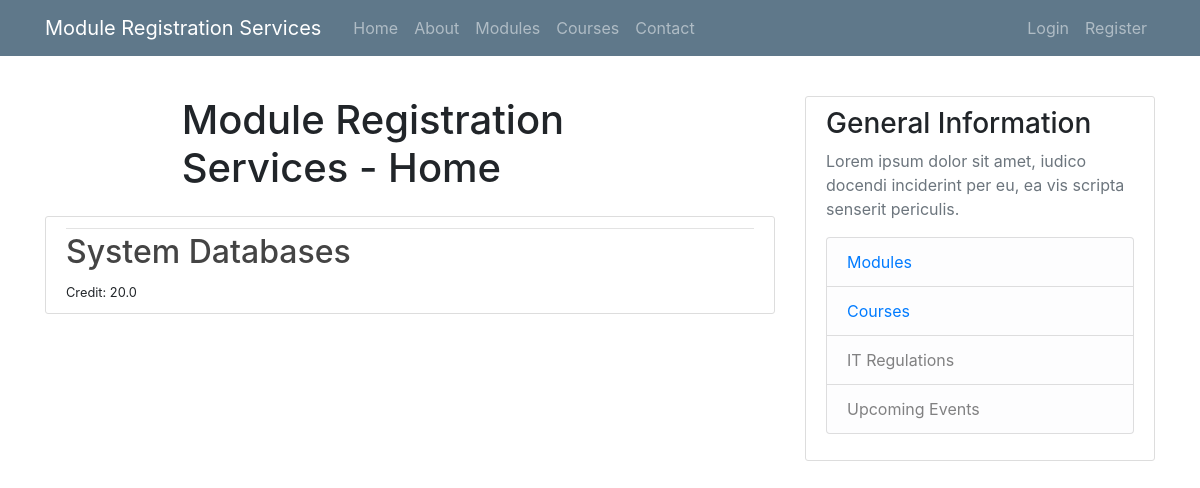
The page /modules on the database as committed earlier.
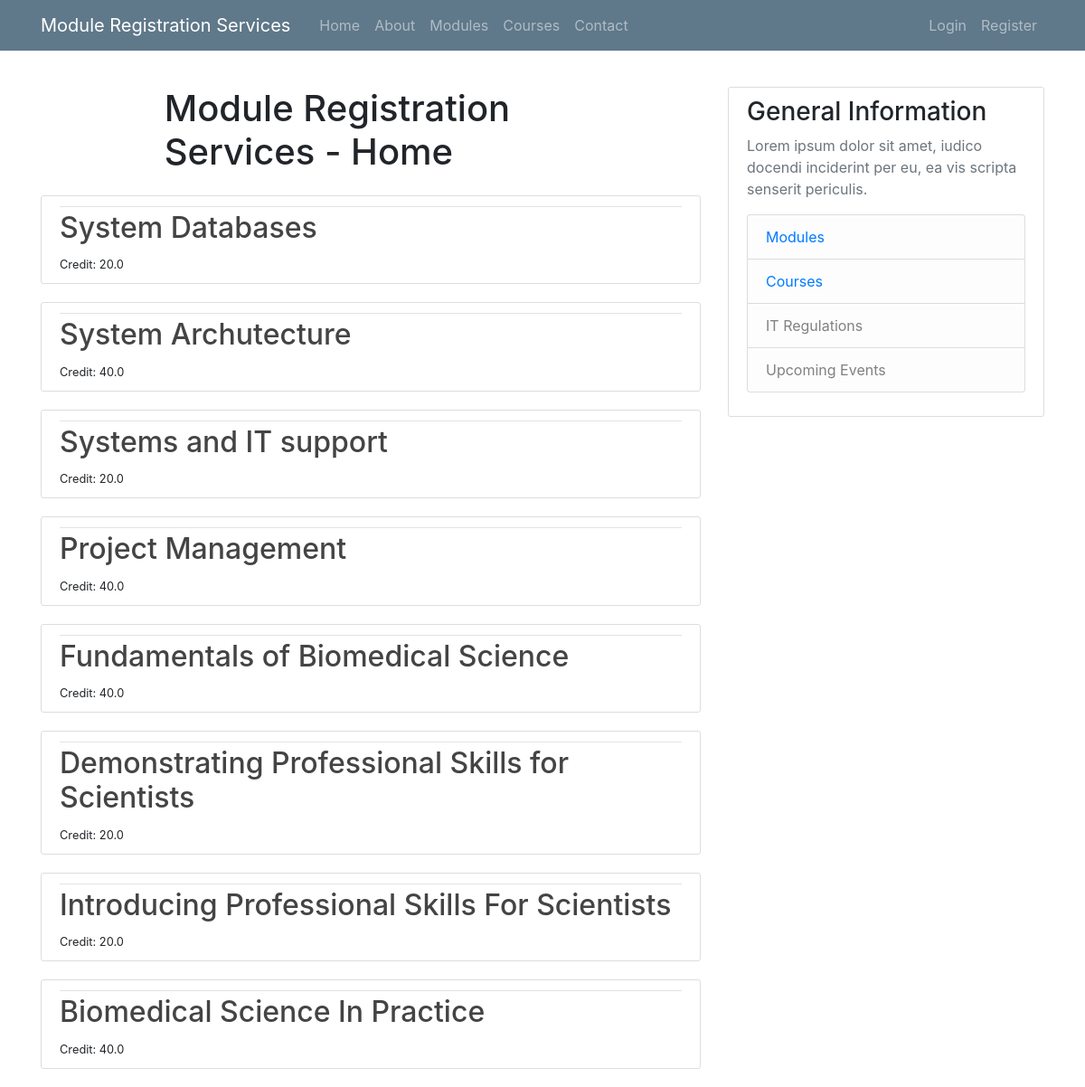
The same page on the database as committed later.
### mrreporting/models.py (models this page shows)
class Module(models.Model):
    name = models.CharField(max_length=255)
    code = models.CharField(max_length=10)
    credit = models.FloatField()
    category = models.CharField(max_length=100)
    description = models.TextField()
    availability = models.BooleanField(default=True)
    courses_allowed = models.ManyToManyField(Course, related_name='allowed_modules')
    def __str__(self):
        return self.name

### mrreporting/views.py (the view)
# urls.py: path('modules', views.module, name = 'modules'),
def module(request):
    module_pull = {'modules': Module.objects.all(), 'title': 'Module List'}
    return render(request, 'mrreporting/modules.html', module_pull)

### mrreporting/templates/mrreporting/modules.html
{% extends "mrreporting/base.html" %}
{% block content %}
<div class="container">
    <div class="row">
        <div class="col-lg-8 offset-md-2">
            <h1 class="mb-4">Module Registration Services - Home</h1>
        </div>
        </div>
        </div>
{% for Module in modules %}
<article class="media content-section">
    <div class="media-body">
    <div class="article-metadata">
    </div>
    <h2><a class="article-title" href="{% url 'mrreporting:module' code=Module.code %}">{{ Module }}</a></h2>
    <small class="mr-2">Credit: {{ Module.credit}}</small>
    </div>
    </article>
    {% endfor %}
{% endblock content %}

### mrreporting/templates/mrreporting/base.html (shortened to what this page needs)
{% load static %}
<!DOCTYPE html>
<html>
<head>
    <link rel="stylesheet" type="text/css" href="{% static 'css/styles.css' %}" />
    <link rel="stylesheet" href="https://cdn.jsdelivr.net/npm/bootstrap@4.0.0/dist/css/bootstrap.min.css"
>
</head>
<body>
    <div class="container">
        <header class="site-header">
            <nav class="navbar navbar-expand-md navbar-dark bg-steel fixed-top">
                <div class="container">
                    <a class="navbar-brand mr-4" href="#">Module Registration Services</a>
                    <div class="collapse navbar-collapse" id="navbarToggle">
                        <div class="navbar-nav mr-auto">
                            <a class="nav-item nav-link" href="{% url 'mrreporting:home' %}">Home</a>
                            <a class="nav-item nav-link" href="{% url 'mrreporting:about' %}">About</a>
                            <a class="nav-item nav-link" href="{% url 'mrreporting:modules' %}">Modules</a>
                            <a class="nav-item nav-link" href="{% url 'mrreporting:course' %}">Courses</a>
                            <a class="nav-item nav-link" href="{% url 'mrreporting:contact' %}">Contact</a>
                        </div>
                        <div class="navbar-nav">
                            {% if user.is_authenticated %}
                            <a class="nav-item nav-link" href="{% url 'mrreporting:logout' %}">Logout</a>
                            <a class="nav-item nav-link" href="{% url 'mrreporting:profile' %}">Profile</a>
                            <a class="nav-item nav-link" href="{% url 'mrreporting:my_registrations' %}">My Registrations</a>
                            {% else %}
                            <a class="nav-item nav-link" href="{% url 'mrreporting:login' %}">Login</a>
                            <a class="nav-item nav-link" href="{% url 'mrreporting:register'%}">Register</a>
                            {% endif %}
                        </div>
                    </div>
                </div>
            </nav>
        </header>
        <br></br>
        <br></br>
        <div class="row">
            <div class="col-md-8">
                {% block content %}{% endblock %}
            </div>
            <div class="col-md-4">
                <div class="content-section">
                    <h3>General Information</h3>
                    <p class='text-muted'>Lorem ipsum dolor sit amet, iudico docendi inciderint per eu, ea vis scripta
                        senserit periculis.
                    <ul class="list-group">
                        <li class="list-group-item list-group-item-light"><a href="{% url 'mrreporting:modules' %}" >Modules</li></a>
                        <li class="list-group-item list-group-item-light"><a href="{% url 'mrreporting:course' %}" >Courses</li></a>
                        <li class="list-group-item list-group-item-light">IT Regulations</li>
                        <li class="list-group-item list-group-item-light">Upcoming Events</li>
                    </ul>
                    </p>
                </div>
            </div>
        </div>
    </div>
</body>
</html>

### mrreporting/static/css/styles.css (style rules this page uses)
html { position: relative; min-height: 100%; }
body { background: #fafafa; color: #333333; margin-top: 5rem; margin-bottom: 50px; }
h1, h2, h3, h4, h5, h6 { color: #444444; }
ul { margin: 0; }
.bg-steel { background-color: #5f788a; }
.site-header .navbar-nav .nav-link { color: #cbd5db; }
.content-section { background: #ffffff; padding: 10px 20px; border: 1px solid #dddddd; border-radius: 3px; margin-bottom: 20px; }
.article-title { color: #444444; }
.article-metadata { padding-bottom: 1px; margin-bottom: 4px; border-bottom: 1px solid #e3e3e3 }

Rows that differ between the two databases and show on the page:
added Module: name "System Archutecture", credit "40.0"
added Module: name "Systems and IT support", credit "20.0"
added Module: name "Project Management", credit "40.0"
added Module: name "Fundamentals of Biomedical Science", credit "40.0"
added Module: name "Demonstrating Professional Skills for Scientists", credit "20.0"
added Module: name "Introducing Professional Skills For Scientists", credit "20.0"
added Module: name "Biomedical Science In Practice", credit "40.0"
